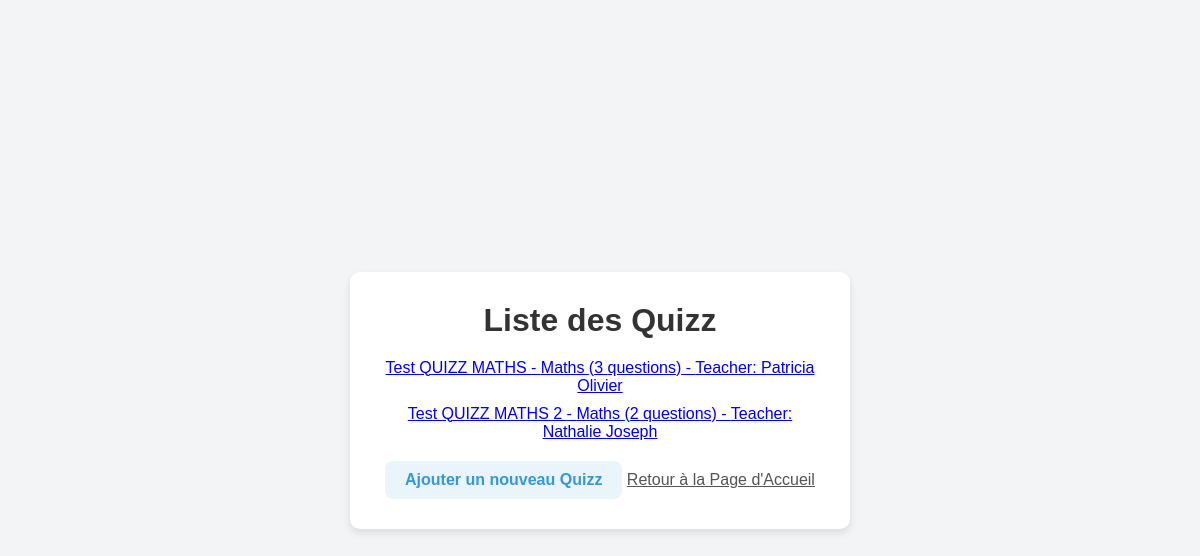
Screenshot of /quizz/ with the database file from the repository.
### apps/quizz/models.py (models this page shows, shortened)
class Quizz(models.Model):
    SUBJECT_CHOICES = [
        ('Maths', 'Maths'),
        ('Français', 'Français'),
        ('Anglais', 'Anglais'),
        ('Histoire', 'Histoire'),
    ]
    title = models.CharField(max_length=200)
    subject = models.CharField(max_length=50, choices=SUBJECT_CHOICES)
    teacher = models.ForeignKey(Teacher, on_delete=models.CASCADE, related_name='quizzes')
    number_of_questions = models.PositiveIntegerField()
    is_public = models.BooleanField(default=True)

### apps/users/models.py (models this page shows, shortened)
class User(models.Model):
    first_name = models.CharField(max_length=50)
    last_name = models.CharField(max_length=50)
    email = models.EmailField(max_length=254)
    password = models.CharField(max_length=50)
    schedule = models.ForeignKey(Schedule, on_delete=models.SET_NULL, null=True)
    profile = models.OneToOneField(Profile, on_delete=models.CASCADE)

### apps/quizz/views.py (the view)
# urls.py: path('', views.quizz_list, name='quizz_list'),
def quizz_list(request):
    quizzs = Quizz.objects.filter(is_public=True)
    return render(request, 'quizz/quizz_list.html', {'quizzs': quizzs})

### apps/users/models.py (called while the page is built)
    def __str__(self):
        return f"Teacher: {self.first_name} {self.last_name}"

### templates/quizz/quizz_list.html (shortened to what this page needs)
{% load static %}
<!DOCTYPE html>
<html>
<head>
    <link rel="stylesheet" href="{% static 'css/style.css' %}">
</head>
<body>
    <div class="container">
        <h1>Liste des Quizz</h1>
        <ul class="list">
            {% for quizz in quizzs %}
                <li>
                    <a href="{% url 'quizz_detail' quizz.id %}">{{ quizz.title }} - {{ quizz.subject }} ({{ quizz.number_of_questions }} questions) - {{ quizz.teacher }}</a>
                </li>
            {% endfor %}
        </ul>
        <a href="{% url 'add_quizz' %}" class="btn">Ajouter un nouveau Quizz</a>
        <a href="{% url 'home' %}" class="back-link">Retour à la Page d'Accueil</a>
    </div>
</body>
</html>

### static/css/style.css (style rules this page uses)
* { margin: 0; padding: 0; box-sizing: border-box; }
body { font-family: Arial, sans-serif; display: flex; justify-content: center; align-items: center; min-height: 100vh; background-color: #f3f4f6; }
h1 { font-size: 2em; color: #333; margin-bottom: 20px; }
.container { text-align: center; background: #fff; padding: 30px; border-radius: 10px; box-shadow: 0 4px 8px rgba(0, 0, 0, 0.1); width: 90%; max-width: 500px; }
.btn { text-decoration: none; font-weight: bold; color: #3498db; padding: 10px 20px; background: #eaf4fb; border-radius: 8px; transition: background 0.3s, color 0.3s; display: inline-block; text-align: center; }
.back-link { display: inline-block; margin-top: 20px; color: #555; }
.list { list-style: none; padding: 0; }
.list li { margin: 10px 0; }

### rows the page displays
Quizz: title "Test QUIZZ MATHS", subject "Maths", number_of_questions "3", teacher "Teacher: Patricia Olivier"
Quizz: title "Test QUIZZ MATHS 2", subject "Maths", number_of_questions "2", teacher "Teacher: Nathalie Joseph"
